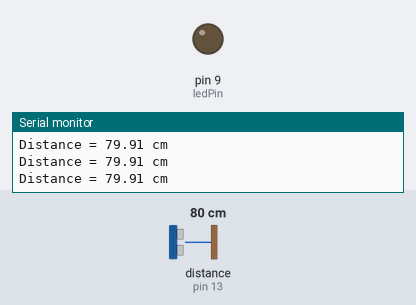
Simulated run of this sketch. Board: Arduino Uno, built with avr-gcc and run on an emulated ATmega328P. On the bench: output pins drawn as LEDs (lit = HIGH), the last lines printed to the serial monitor. Wiring (inferred from the names in the program): ultrasonic range finder: trigger pin 10; echo pin 13. Inputs (shaded band) come from the test bench; at power-on: distance to the obstacle (sensor on pin 13) 80 cm. The echo pulse lasts 58.3 µs per cm; pins used as bus, display or sensor lines are not drawn.

Above: at 1.3 s.
1.4 s: distance to the obstacle (sensor on pin 13) set to 44 cm
2.9 s: distance to the obstacle (sensor on pin 13) set to 37 cm
At 3.6 s:
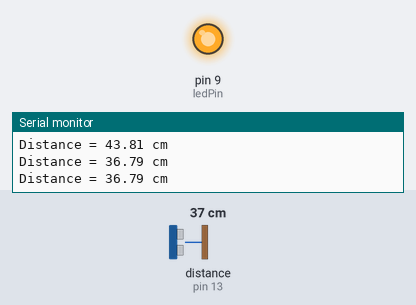
4.5 s: distance to the obstacle (sensor on pin 13) set to 120 cm
At 5.3 s:
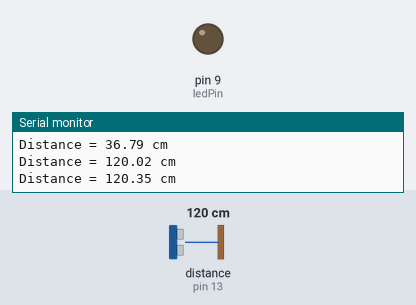
Timing chart, 0 to 7.5 s (numbered marks = the images above; inputs shaded):
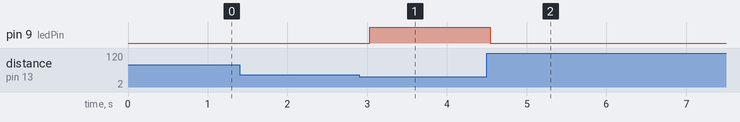

The sketch:

Echo.ino
```cpp
#define trigPin 10
#define echoPin 13
#define ledPin 9 // Pin for the LED
#define maxDistance 40 // Maximum distance for LED to turn off in cm

void setup() {
  Serial.begin(9600);
  pinMode(trigPin, OUTPUT);
  pinMode(echoPin, INPUT);
  pinMode(ledPin, OUTPUT); // Initialize LED pin as an output
}

void loop() {
  float duration, distance;
  digitalWrite(trigPin, LOW);
  delayMicroseconds(2);

  digitalWrite(trigPin, HIGH);
  delayMicroseconds(10);
  digitalWrite(trigPin, LOW);

  duration = pulseIn(echoPin, HIGH);
  distance = (duration / 2) * 0.0344;

  if (distance >= 400 || distance <= 2) {
    Serial.println("Distance = Out of range");
  } else {
    Serial.print("Distance = ");
    Serial.print(distance);
    Serial.println(" cm");
  }

  // Check if the distance exceeds 40 cm
  if (distance > maxDistance) {
    digitalWrite(ledPin, LOW); // Turn off the LED
  } else {
    digitalWrite(ledPin, HIGH); // Turn on the LED
  }

  delay(500);
}
```

Measured:
- the behaviour switches between 41 and 40 cm on distance to the obstacle (sensor on pin 13) (found by bisection; images 0 and 1)
- after the input at 2.9 s, pin 9 (ledPin): LOW → HIGH after 0.13 s
- after the input at 4.5 s, pin 9 (ledPin): HIGH → LOW after 0.05 s
